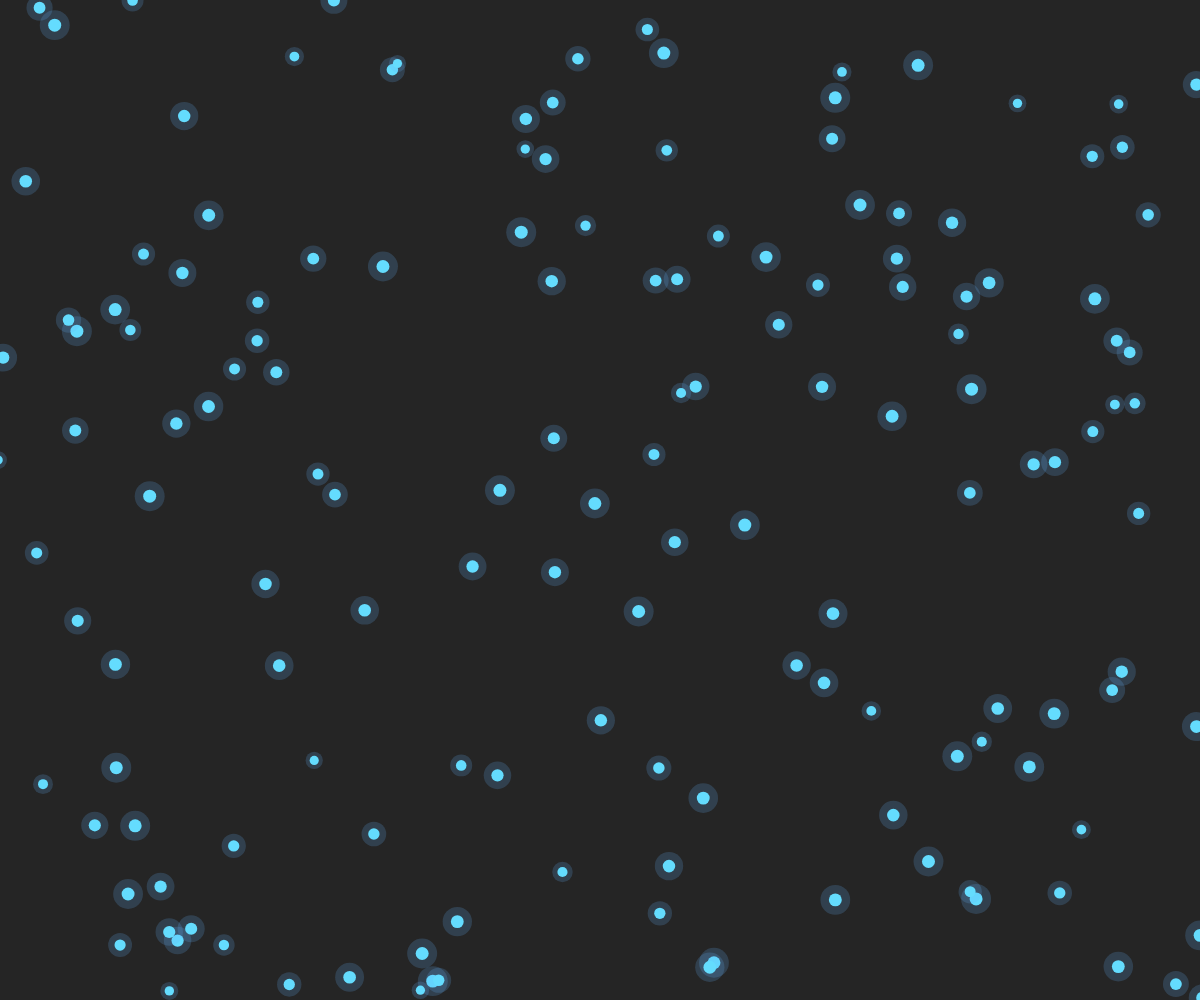
Frame 1 (no input)
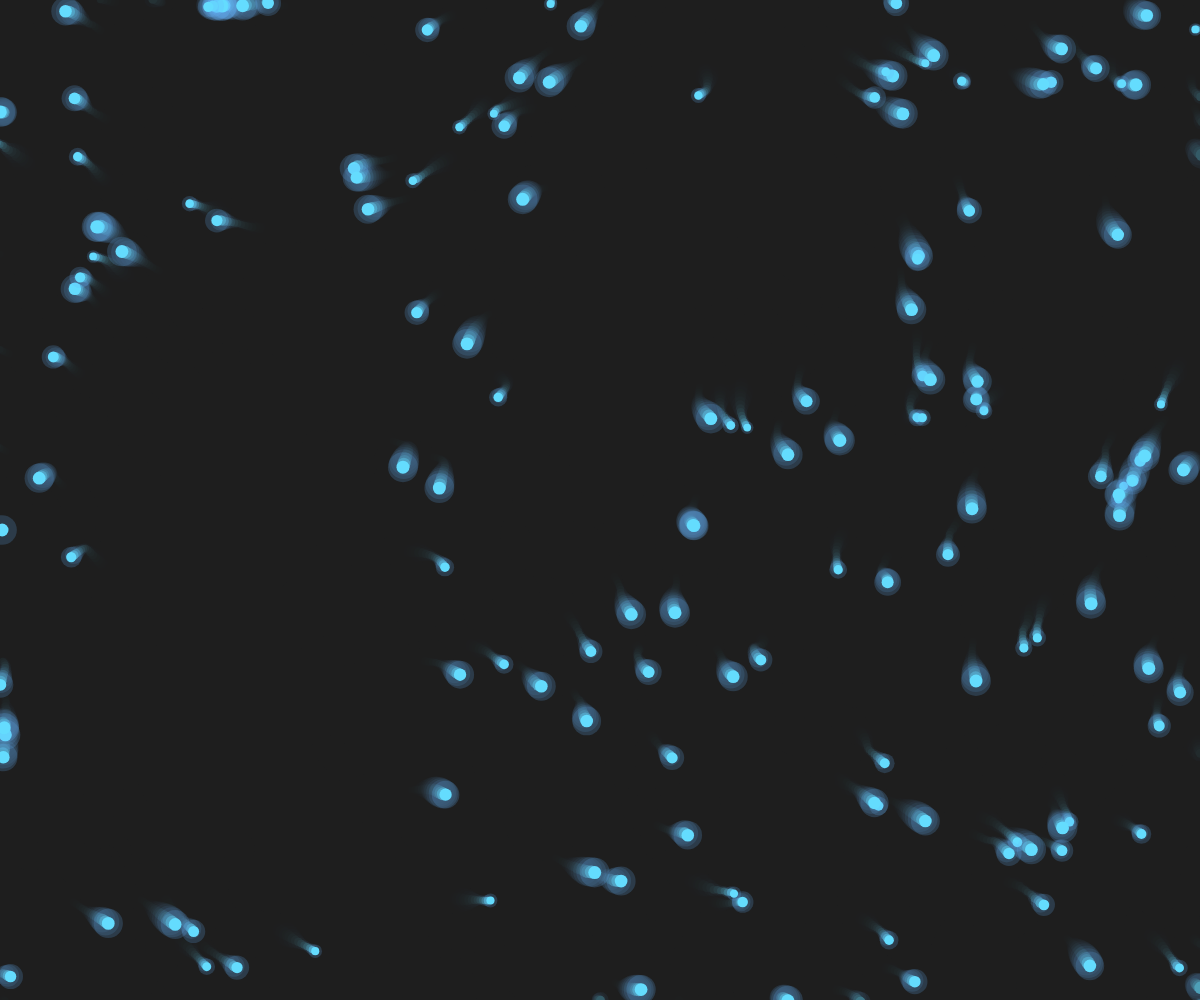
Frame 60 (no input)
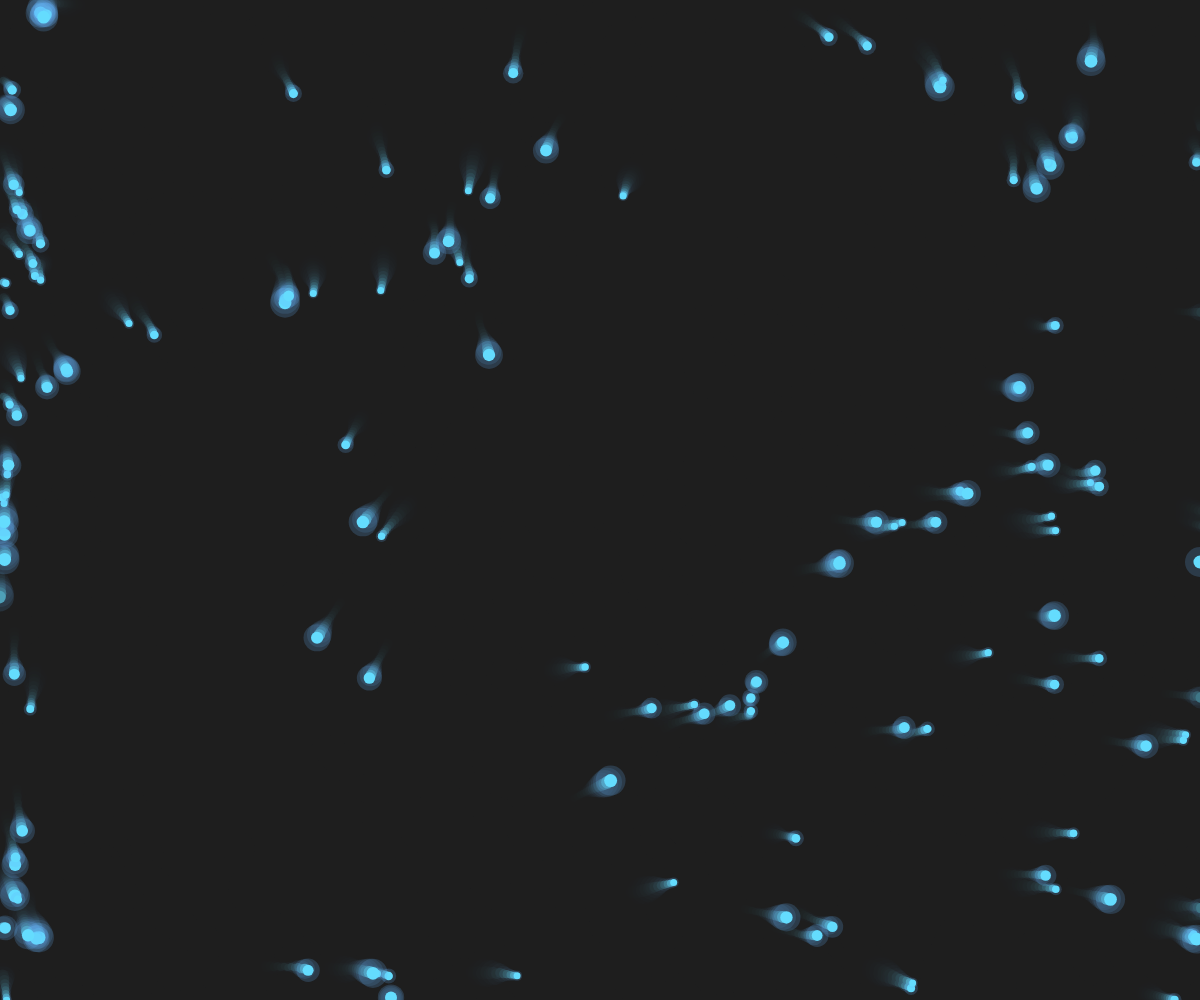
Frame 120 (the mouse pressed at the canvas centre since frame 60)

The p5.js sketch that drew these frames (run headless with seeded random() and noise() and a simulated clock; from frame 60 on, the mouse is pressed at the canvas centre):

// p5.js sketch
// ── sketch.js
let flock = [];

function setup() {
  createCanvas(windowWidth, windowHeight);
  for(i=0;i<150;i++){
    flock.push(new Boid);
  }
  background(40);
}

function draw() {
  background(30,30,30,80);
  for(let boid of flock){
    boid.edges();
    boid.flock(flock);
    boid.update();
    boid.display();
  }
}

class Boid {
  constructor(){
    this.pos = createVector(random(width), random(height));
    this.vel = p5.Vector.random2D().setMag(random(2,4));
    this.acc = createVector();
    this.maxForce = 1;
    this.maxSpeed = 4;
    this.angle = random(PI);
  }

  display(){
    strokeWeight(10+3*sin(this.angle));
    stroke(100,230,255);
    point(this.pos.x, this.pos.y);
    strokeWeight(20+10*sin(this.angle));
    stroke(100,180,250,50);
    point(this.pos.x, this.pos.y);
  }

  edges(){
    if(this.pos.x > width){
      this.pos.x = 0;
      this.pos.y = random(height);
    } else if (this.pos.x < 0){
      this.pos.x = width;
      this.pos.y = random(height);
    }

    if(this.pos.y > height){
      this.pos.y = 0;
      this.pos.x = random(width);
    } else if (this.pos.y < 0){
      this.pos.y = height;
      this.pos.x = random(width);
    }
  }

  update(){
    this.pos.add(this.vel);
    this.vel.add(this.acc);
    this.vel.limit(this.maxSpeed);
    this.acc.mult(0);
    this.angle = this.angle + 0.3;
  }

  flock(boids){
    let alignment = this.align(boids);
    let cohesion = this.cohesion(boids);
    let separation = this.separation(boids);
    this.acc.add(alignment);
    this.acc.add(cohesion);
    this.acc.add(separation);
  }

  align(boids){
    let steering = createVector();
    let num = 0;

    // calculate average velocity
    for(let i =0; i< boids.length; i++){
      // care only items within a certain distance
      let d = dist(
        this.pos.x, this.pos.y,
        boids[i].pos.x, boids[i].pos.y
      );
      // within range but not this item
      if(boids[i] !== this && d < 150){
        // average velocity
        steering.add(boids[i].vel);
        num++;
      }
    }
    // divided by number
    if(num > 0){
      steering.div(num);
      steering.setMag(this.maxSpeed);
      // moving vel = steering vel - current vel
      steering.sub(this.vel);
      steering.limit(this.maxForce);
    }
    return steering
  }

  cohesion(boids){
    let steering = createVector();
    let num = 0;

    for(let i =0; i< boids.length; i++){
      let d = dist(
        this.pos.x, this.pos.y,
        boids[i].pos.x, boids[i].pos.y);
      if(boids[i] !== this && d < 150){
        steering.add(boids[i].pos);
        num++;
      }
    }
    if(num > 0){
      steering.div(num);
      steering.sub(this.pos);
      steering.setMag(this.maxSpeed);
      steering.sub(this.vel);
      steering.limit(this.maxForce);
    }
    return steering
  }

  separation(boids){
    let steering = createVector();
    let num = 0;

    for(let i =0; i< boids.length; i++){
      let d = dist(
        this.pos.x, this.pos.y,
        boids[i].pos.x, boids[i].pos.y
      );

      if(boids[i] !== this && d < 150){
        let diff = p5.Vector.sub(this.pos, boids[i].pos);
        // farther it is, the lower the mult
        diff.mult(d*d);
        steering.add(diff);
        num++;
      }
    }
    if(num > 0){
      steering.div(num);
      steering.setMag(this.maxSpeed);
      steering.sub(this.vel);
      steering.limit(this.maxForce);
    }
    return steering
  }

}
